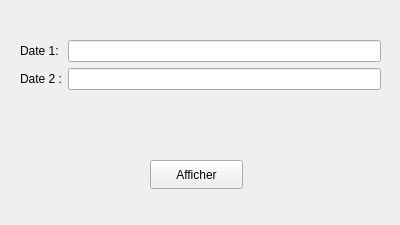
<?xml version="1.0" encoding="UTF-8"?>
<ui version="4.0">
 <class>ChercherC2D</class>
 <widget class="QWidget" name="ChercherC2D">
  <property name="geometry">
   <rect>
    <x>0</x>
    <y>0</y>
    <width>400</width>
    <height>225</height>
   </rect>
  </property>
  <property name="windowTitle">
   <string>Form</string>
  </property>
  <widget class="QWidget" name="formLayoutWidget">
   <property name="geometry">
    <rect>
     <x>20</x>
     <y>40</y>
     <width>361</width>
     <height>80</height>
    </rect>
   </property>
   <layout class="QFormLayout" name="formLayout">
    <item row="0" column="1">
     <widget class="QLineEdit" name="lineEdit"/>
    </item>
    <item row="0" column="0">
     <widget class="QLabel" name="label">
      <property name="text">
       <string>Date 1:</string>
      </property>
     </widget>
    </item>
    <item row="1" column="1">
     <widget class="QLineEdit" name="lineEdit_2"/>
    </item>
    <item row="1" column="0">
     <widget class="QLabel" name="label_2">
      <property name="text">
       <string>Date 2 :</string>
      </property>
     </widget>
    </item>
   </layout>
  </widget>
  <widget class="QPushButton" name="pushButton">
   <property name="geometry">
    <rect>
     <x>150</x>
     <y>160</y>
     <width>93</width>
     <height>29</height>
    </rect>
   </property>
   <property name="text">
    <string>Afficher</string>
   </property>
  </widget>
 </widget>
 <resources/>
 <connections/>
</ui>
